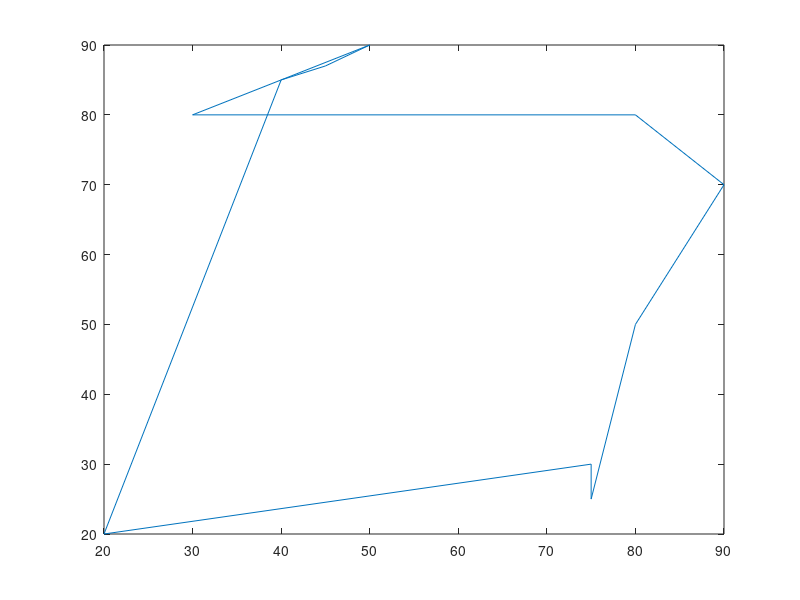

This chart was generated by the following MATLAB code: (Note: this script raises an error after producing the figure.)
clear
clc
cities=10;
% X=rand(cities,2);
X = [50,90;
    80,80;
    90,70;
    80,50;
    75,30;
    75,25;
    20,20;
    30,80;
    40,85;
    45,87];

chromosome_number = 400;
chromosome = zeros(chromosome_number,cities);
for i=1:chromosome_number
    chromosome(i,:)=randperm(cities,cities);
end

Superior = chromosome(1,:);
Superior_Cost = 0;

output=zeros(50,2);
for y=1:2000
    
    cost=zeros(chromosome_number,1);
    for i=1:chromosome_number
        if i==50
           fuck = 'fuck' 
        end
        cost(i,1)=0;
        for j=1:cities-1
            p1=[X(chromosome(i,j),1),X(chromosome(i,j),2)];
            p2=[X(chromosome(i,j+1),1),X(chromosome(i,j+1),2)];
            dist = pdist( [p1;p2] ,'euclidean');
            
            cost(i,1)=cost(i,1) + dist;
        end 
        cost(i,1)=cost(i,1)+pdist([X(chromosome(i,cities),1),X(chromosome(i,cities),2);X(chromosome(i,1),1),X(chromosome(i,1),2)],'euclidean');
    end

    if(y==1)
        Superior_Cost = cost(1);
    end
    
    
    output(y,1)=cost(1);
    output(y,2)=y;
    
    
    
    [sorted_cost,I]=sort(cost);
    
    if (sorted_cost(1)<Superior_Cost) || (y == 1)
        Superior_Cost=sorted_cost(1);
        Superior=chromosome(I(1),:);
        grid on
        final=[X( chromosome(I(1),:),1),X( chromosome(I(1),:),2)];
        final=vertcat(final,[X( chromosome(I(1),1),1),X( chromosome(I(1),1),2)]);
        fig=plot(final(:,1),final(:,2));
        title(strcat(string(sorted_cost(1)),'@',string(y)));
        fpath = 'pic';
        saveas(fig, fullfile(fpath, strcat(string(y),'a')), 'png');
    end
    
    
    third_of_chromosome_number =int64(chromosome_number/3);
    
    for mutation_i=1:third_of_chromosome_number
        
        rand_mutation_cities=randperm(cities,2);
        temp=chromosome( mutation_i , rand_mutation_cities(1) );
        chromosome(mutation_i,rand_mutation_cities(1))=chromosome(mutation_i,rand_mutation_cities(2));
        chromosome(mutation_i,rand_mutation_cities(2))=temp;    
    end
    for mutation_i=(third_of_chromosome_number:1:third_of_chromosome_number*2)
        n=randi(cities-1);
        chromosome( mutation_i , : ) = [ chromosome( mutation_i , n+1:cities) , flip( chromosome(mutation_i,1:n)) ]; 
    end
 
end  






